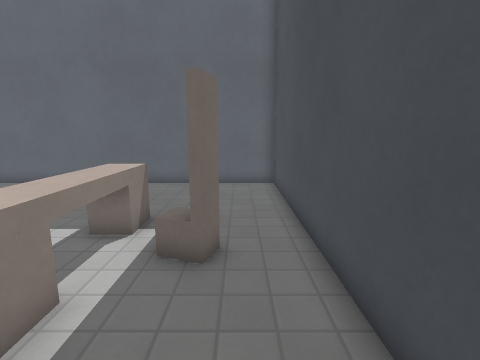
[1] (above)

12 first-person views from a walk through a 3-D level made in the Godot game engine. The camera is 1.3 m above the floor, tilts 10° down and sees 85° across. The floor is counted in squares, 0.5 m on a side. Each view is taken from the middle of a square. On the plan, view 1 faces up. The plan holds only what a view shows up to about 18 squares ahead; the rest is blank. Surface patterns are stand-ins for the level's own textures.

[2]
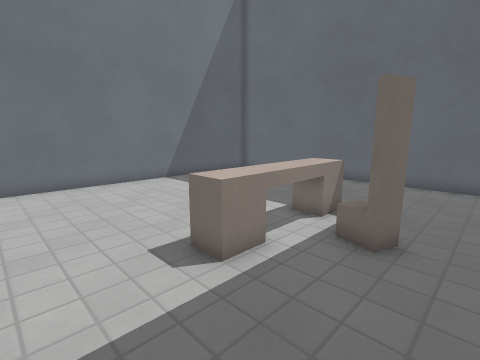

[3]
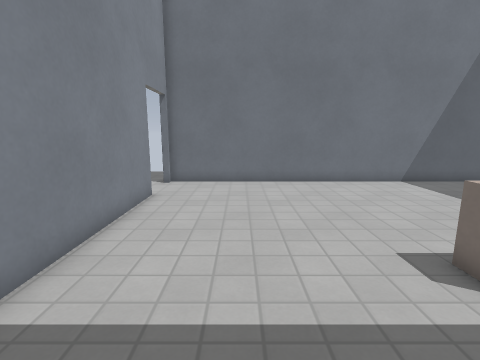

[4]
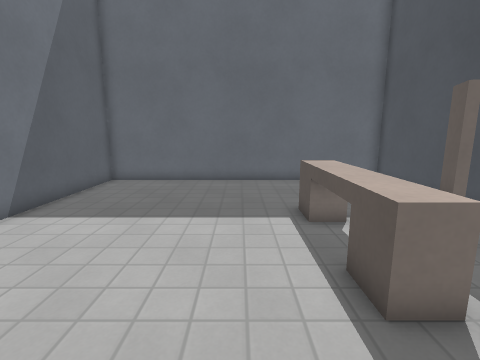

[5]
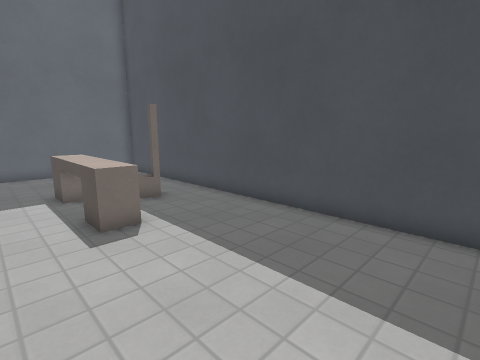

[6]
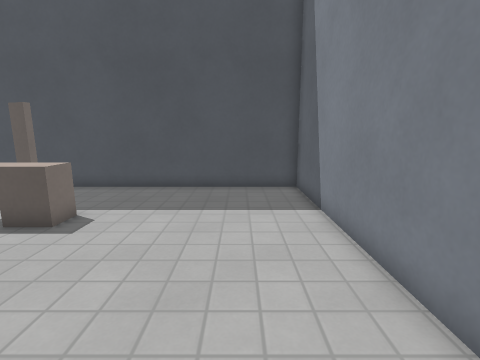

[7]
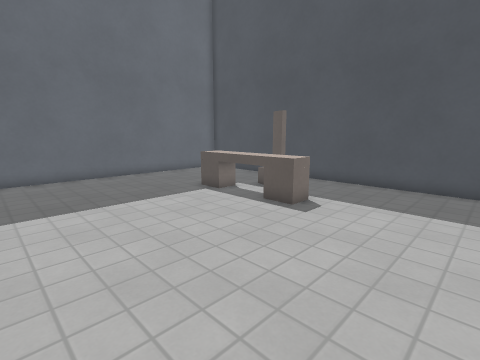

[8]
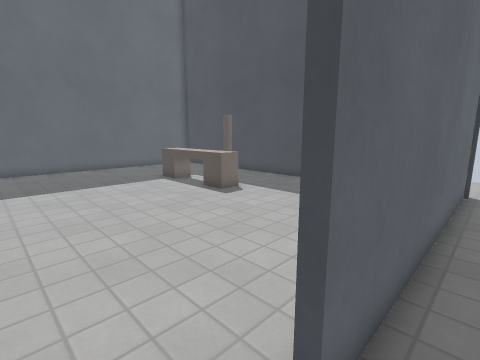

[9]
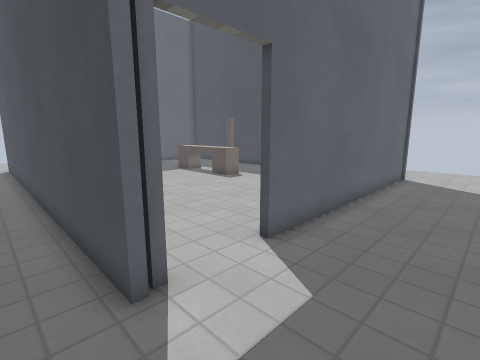

[10]
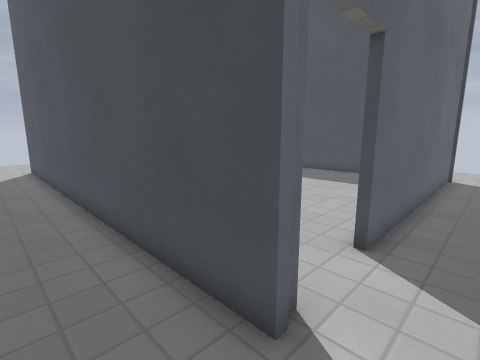

[11]
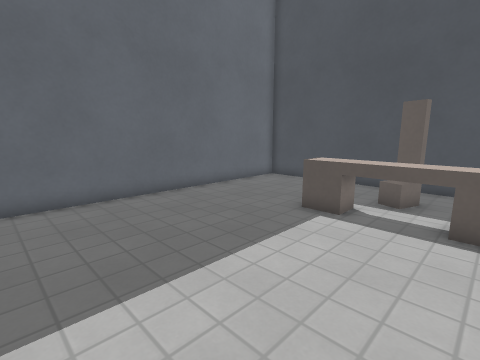

[12]
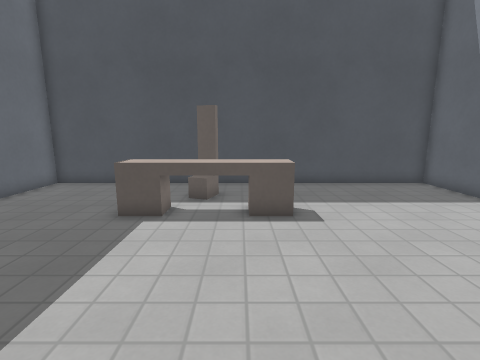

### Floor plan
Points are (right, up) in squares from view 1. A wall is a line through its corners. A room is listed if a view was taken in it or the views show most of it. See-through windows are left out.
Room 1 (views 1, 2, 3, 4, 5, 6, 7, 11, 12)
walls: (-10.1, -5.8) (1.8, -5.8) (1.8, 13.8) (-13.3, 13.8) (-13.3, -5.9)
ways out: opening at (-11.5, -6) to room 2
objects: other object (-4, 2) to (-3, 8); other object (-1, 5) to (-1, 6)
Room 2 (views 8, 9, 10)
walls: (2.1, -6.1) (-10.1, -6.1); (-12.9, -6.1) (-13.6, -6.1) (-13.6, 14.2)
ways out: opening at (-11.5, -6) to room 1

Where each view was taken, in squares from view 1:
view 1: 0 up, 0 right, facing up
view 2: 1 down, 1 right, facing up-left
view 3: 2 down, 1 right, facing left
view 4: 1 down, 6 left, facing up
view 5: 5 down, 6 left, facing up-right
view 6: 3 down, 11 left, facing right
view 7: 3 down, 12 left, facing up-right
view 8: 7 down, 12 left, facing up-right
view 9: 10 down, 15 left, facing up-right
view 10: 8 down, 16 left, facing up-right
view 11: 3 up, 12 left, facing up-right
view 12: 4 up, 12 left, facing right
